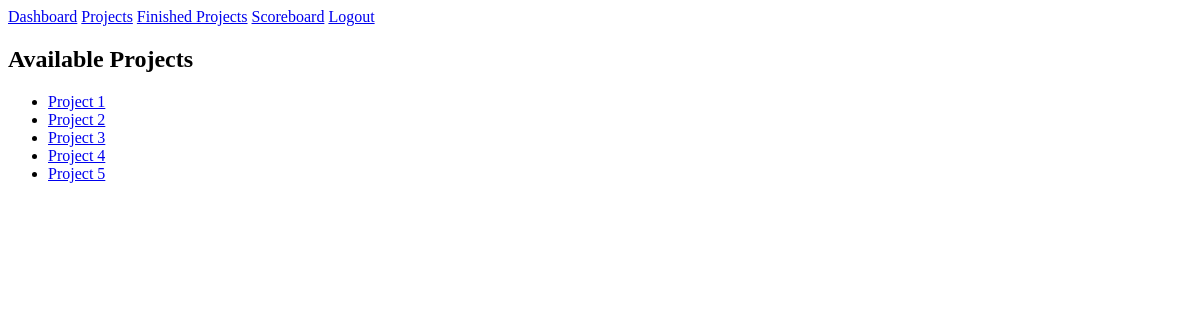
The app's page /projects (signed in), older data.
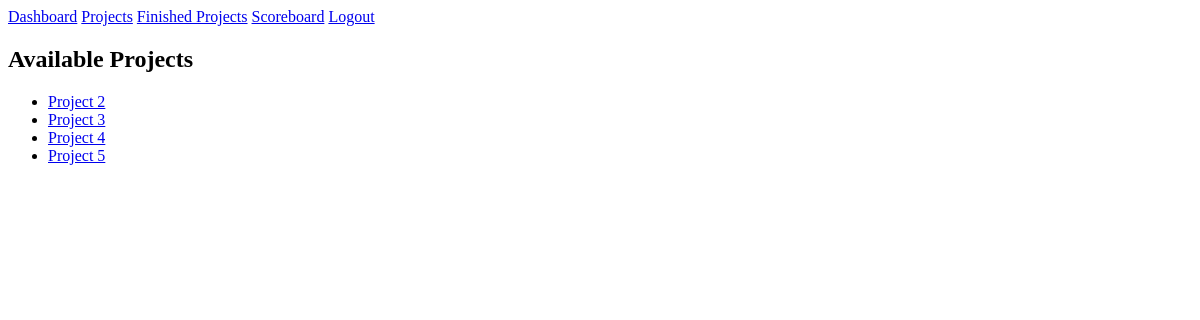
The same page, newer data.
### models.py (models this page shows)
class Project(db.Model):
    __tablename__ = "projects"
    id = db.Column(db.Integer, primary_key=True)
    name = db.Column(db.String(128), nullable=False)
    description = db.Column(db.Text, nullable=True)
    outcomes = db.Column(db.Text, nullable=True)
    required_resources = db.Column(db.Text, nullable=True)
    is_completed = db.Column(db.Boolean, default=False)

### app.py (the view)
@app.route("/projects")
@login_required
def project_list():
    projects = Project.query.filter_by(is_completed=False).all()
    return render_template("project_list.html", projects=projects)

### app.py (called while the page is built)
@login_manager.user_loader
def load_user(user_id):
    return User.query.get(int(user_id))

### templates/project_list.html (shortened to what this page needs)
{% extends "base.html" %}
{% block content %}
<h2>Available Projects</h2>
<ul>
    {% for project in projects %}
    <li><a href="{{ url_for('project_detail', project_id=project.id) }}">{{ project.name }}</a></li>
    {% endfor %}
</ul>
{% endblock %}

Row changes from the older to the newer data that the page shows:
no longer on this page (row edited): Project: name "Project 1"
